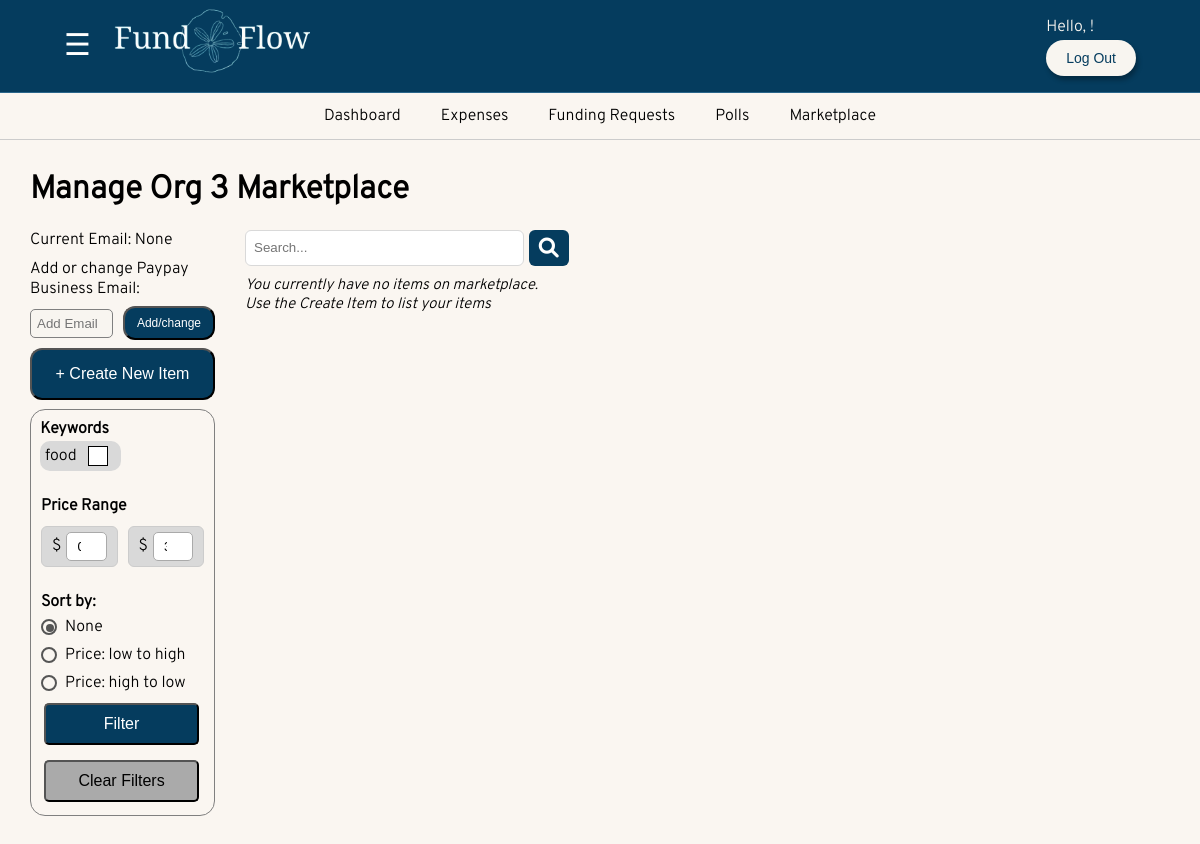
/manageMarketplace/ (signed in), run on the app's committed database.
### FundFlow/models.py (models this page shows, shortened)
class Organization(models.Model):
    name= models.CharField(max_length=255, unique=True)
    description = models.TextField(blank=True, null=True)
    president = models.ForeignKey(User, on_delete=models.CASCADE, related_name='president_of', blank=True, null=True)
    treasurer = models.ForeignKey(User, on_delete=models.SET_NULL ,related_name='treasurer_of', blank=True, null=True)
    members = models.ManyToManyField(User, related_name='organizations', blank=True)
    pending_members = models.ManyToManyField(User, related_name='pending_organizations', blank=True)
    bank_email= models.EmailField(verbose_name='Email Address', unique=False, blank=True, null=True)
    tickets=models.ManyToManyField('CreateTicket', related_name='tickets', blank=True)
    def __str__(self):
        return self.name

class Tag(models.Model):
    name = models.CharField(max_length=20, unique=True)

### FundFlow/views.py (the view)
# urls.py: path('manageMarketplace/', views.manageMarketplace_view, name='manageMarketplace'),
@login_required
@allowed_users(allowed_roles=['president', 'treasurer'])
def manageMarketplace_view(request):
    selected_tag_ids = request.GET.getlist('tags')
    min_price = request.GET.get('min_price')
    max_price = request.GET.get('max_price')
    curUser = request.user
    curProf = UserProfile.objects.get(user=curUser)
    user_type = curProf.user_type
    thisOrg = curProf.current_Org
    items = Item.objects.filter(organization=thisOrg)
    search_query = request.GET.get('search')
    if search_query:
        items = items.filter(item_name__icontains=search_query)  # adjust "name" to your item model's search-relevant field
    if selected_tag_ids:
        items = items.filter(tags__id__in=selected_tag_ids).distinct()
    if min_price:
        items = items.filter(price__gte=min_price)
    if max_price:
        items = items.filter(price__lte=max_price)
    sort_option = request.GET.get('sort')
    if sort_option == 'price_asc':
        items = items.order_by('price')
    elif sort_option == 'price_desc':
        items = items.order_by('-price')
    alltags = Tag.objects.all()
    if request.method == 'POST':
        newEmail=request.POST.get('addE')
        if newEmail != "":
            thisOrg.bank_email=newEmail
            thisOrg.save()
    context = {
        'thisOrg': thisOrg,
        'user_type': user_type,
        'items': items,
        'alltags': alltags,
        'selected_tag_ids': list(map(int, selected_tag_ids)),
        'selected_tags_raw': selected_tag_ids,
        'min_price': min_price,
        'max_price': max_price,
        'search_query': search_query,
        'sort_option': sort_option
    }
    return render(request, 'manageMarketplace.html', context)

### FundFlow/templates/manageMarketplace.html (shortened to what this page needs)
{% extends 'base.html' %}
{% load static %}
{% block content %}
<div class = "manage-org-title"> Manage {{thisOrg}} Marketplace</div>
<div class = "manage-org-contents">
    <div class = "manage-item-info-container">
        <div class = "email-container">
            Current Email: {{thisOrg.bank_email}}
            <div class="add-change-container">
                Add or change Paypay Business Email:
            </div>
            <form method="POST" class="addEmail-form">
                <input type="email-text" id="text-label" name="addE" placeholder="Add Email">
                <button class="explore" name="addEmailBtn">Add/change</button>
            </form>
        </div>
        <a id="create-item-btn" href="{% url 'createitem' %}">
            <button class="create-item-btn-text" > + Create New Item </button>
        </a>
        <div class ="manage-item-filter-container">
            <div class ="manage-filter-subtitle"> Keywords </div>
            <form method="get" class="filter-form">
                <div class="tag-container">
                    {% for tag in alltags %}
                    <div class="tag-box">
                        <label class="custom-checkbox">
                            {{ tag.name }}
                            <span class="checkmark"></span>
                        </label>
                    </div>
                    {% endfor %}
                </div>
                <div class="price-slider-container">
                    <label class="price-slider-label">Price Range</label>
                    <div class="price-inputs">
                        <div class="price-input-group">
                            <span>$</span>
                            <input type="number" name="min_price" id="min-input" value="{{ request.GET.min_price|default:0 }}">
                        </div>
                        <div class="price-input-group">
                            <span>$</span>
                            <input type="number" name="max_price" id="max-input" value="{{ request.GET.max_price|default:300 }}">
                        </div>
                    </div>
                </div>
                <div class="sort-options">
                    <div class="sort-label">Sort by:</div>
                    <label class="radio-option">
                        <span class="radio-circle"></span>
                        <span class="radio-label">None</span>
                    </label>
                    <label class="radio-option">
                        <span class="radio-circle"></span>
                        <span class="radio-label">Price: low to high</span>
                    </label>
                    <label class="radio-option">
                        <span class="radio-circle"></span>
                        <span class="radio-label">Price: high to low</span>
                    </label>
                </div>
                <button type="submit" class="filter-item-btn-text">Filter</button>
            </form>
            <div style="margin-top: 10px;">
                <a href="{% url 'manageMarketplace' %}">
                    <button type="button" class="clear-filter-item-btn-text" >Clear Filters</button>
                </a>
            </div>
        </div>
    </div>
    <div class="item-cards-container">
        <form class="search-items" method="get" action="">
            <input type="text" name="search" placeholder="Search...">
            <button type="submit">
                <i class="fa fa-search" style="font-size:20px"></i>
            </button>
        </form>
        <div class="item-grid">
            {%if items%}
                {% for item in items %}
                <div class="item-card">
                    <div class="item-image">
                        {% if item.image %}
                            <a href="#" class="image-link" data-image="{{ item.image.url }}">
                                <img src="{{ item.image.url }}" alt="{{ item.item_name }}">
                            </a>
                        {% else %}
                            <img src="{% static 'images/no_image.PNG' %}" alt="Default image">
                        {% endif %}
                    </div>
                    <div class="item-name-row">
                        <div class="item-name-text">{{ item.item_name }}</div>
                        <div class="remove-item">
                            <a href="{% url 'delete_item' item.id %}">
                                <i class="fa">&#xf014;</i>
                            </a>
                        </div>
                    </div>
                    <div class="item-details-row">
                        <div class="item-price">${{ item.price }}</div>
                        <div class="item-quantity">{{ item.quantity }} left</div>
                    </div>
                    <div class="item-tags">
                        Tags:
                        {% for tag in item.tags.all %}
                            {{ tag.name }}{% if not forloop.last %}, {% endif %}
                        {% empty %}
                            No tags
                        {% endfor %}
                    </div>
                </div>
                {% endfor %}
            {% elif search_query %}
                <div class = "no-items"> No results, try a different search. </div>
            {%else%}
                <div class = "no-items"> You currently have no items on marketplace. Use the Create Item to list your items</div>
            {%endif%}
        </div>
    </div>
</div>
{%endblock%}

### FundFlow/static/dashboard.css (style rules this page uses)
* { margin: 0; padding: 0; box-sizing: border-box; }
body { display: flex; flex-direction: column; }
#text-label { background-color: #F8F5F0; display: block; width: 40%; max-width: 400px; padding: 6px; border: 1px solid grey; border-radius: 5px; margin-top: 10px; margin-bottom: 10px; }

### FundFlow/static/home.css (style rules this page uses)
body { margin: 0; padding: 0; background-color: #F8F5F0; font-family: 'Overpass', sans-serif; }

### FundFlow/static/signUp.css (style rules this page uses)
body { margin: 0; padding: 0; background-color: #F8F5F0; }

### FundFlow/static/index.css (style rules this page uses)
body { background-color: #FAF6F1; margin: 0; }

### FundFlow/static/registerorg.css (style rules this page uses)
body { display: flex; flex-direction: column; }

### FundFlow/static/voting.css (style rules this page uses)
body { font-family: 'Overpass', sans-serif; }

### FundFlow/static/fundingRequests.css (style rules this page uses)
body { font-family: 'Overpass', sans-serif; }

### data on the page
Organization: name "Org 3", bank_email "None"
Tag: name "food"
